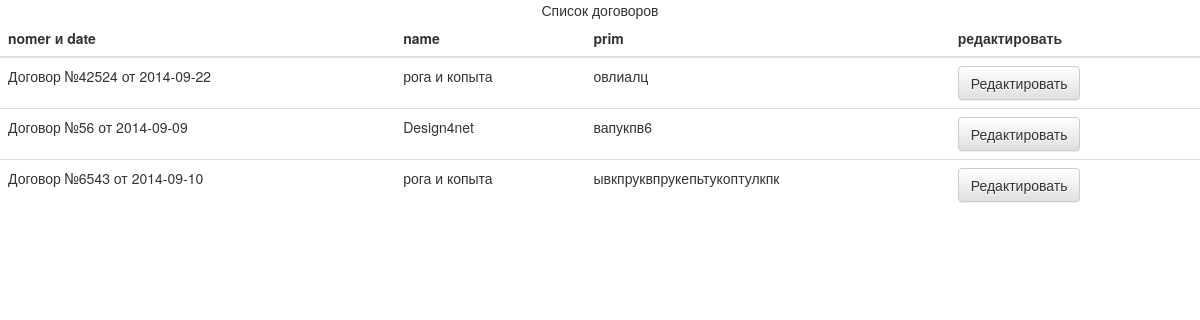
The app's page /dogovora.php with its own data.
### tables this page shows
CREATE TABLE IF NOT EXISTS `contract` (
  `id` int(10) unsigned NOT NULL AUTO_INCREMENT,
  `nomer` int(12) NOT NULL,
  `date` date NOT NULL,
  `company_id` int(5) NOT NULL,
  `prim` text NOT NULL,
  PRIMARY KEY (`id`)
);

CREATE TABLE IF NOT EXISTS `company` (
  `id` int(10) unsigned NOT NULL AUTO_INCREMENT,
  `name` text NOT NULL,
  `director` text NOT NULL,
  `requisites` text NOT NULL,
  PRIMARY KEY (`id`)
);

### dogovora.php (the view, shortened to what this page needs)
<!DOCTYPE html>
<html>
	<head>
		<link rel="stylesheet" href="css/bootstrap.min.css">
		<link rel="stylesheet" href="css/bootstrap-theme.min.css">
	</head>
<body>
<?php
	require_once 'login.php';
	$link = mysqli_connect($host, $user, $password, $db);
	$query = "SELECT `contract`.`id`, `contract`.`nomer`, `contract`.`date`, `company`.`name`, `contract`.`prim`
	FROM `contract` JOIN `company` ON `contract`.`company_id` = `company`.`id`
	ORDER BY  `contract`.`id` ASC";
	$result = mysqli_query($link, $query);
	echo '<table class="table table-hover">
	<caption>Список договоров</caption>
	<thead>
		<tr>
			<th>nomer и date</th>
			<th>name</th>
			<th>prim</th>
			<th>редактировать</th>
		</tr>
	</thead>
	<tbody>';
	while ($row = mysqli_fetch_array($result, MYSQLI_ASSOC)) {
	echo '
		<tr>
			<td>Договор №'.$row['nomer'].' от '.$row['date'].'</td>
			<td>'.$row['name'].'</td>
			<td>'.$row['prim'].'</td>
			<td>
				<form class="form-inline" role="form" action="dogovor.php" method="get" name="dogovor">
					<input type="hidden" name="id" value="'.$row['id'].'"><button type="submits" class="btn btn-default">Редактировать</button>
			</form>
			</td>
		</tr>';
	}
	echo '
	</tbody>
</table>';
?>
</body>
</html>

### records on screen
contract: nomer "42524", date "2014-09-22", company.name "рога и копыта", prim "овлиалц"
contract: nomer "56", date "2014-09-09", company.name "Design4net", prim "вапукпв6"
contract: nomer "6543", date "2014-09-10", company.name "рога и копыта", prim "ывкпруквпрукепьтукоптулкпк"
